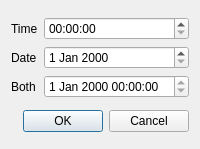
<?xml version="1.0" encoding="UTF-8"?>
<ui version="4.0">
 <class>Dialog</class>
 <widget class="QDialog" name="Dialog">
  <property name="geometry">
   <rect>
    <x>0</x>
    <y>0</y>
    <width>194</width>
    <height>149</height>
   </rect>
  </property>
  <property name="windowTitle">
   <string>Dialog</string>
  </property>
  <layout class="QVBoxLayout" name="verticalLayout">
   <item>
    <layout class="QGridLayout" name="gridLayout">
     <item row="0" column="0">
      <widget class="QLabel" name="label">
       <property name="text">
        <string>Time</string>
       </property>
      </widget>
     </item>
     <item row="0" column="1">
      <widget class="QTimeEdit" name="timeEdit"/>
     </item>
     <item row="1" column="0">
      <widget class="QLabel" name="label_2">
       <property name="text">
        <string>Date</string>
       </property>
      </widget>
     </item>
     <item row="1" column="1">
      <widget class="QDateEdit" name="dateEdit"/>
     </item>
     <item row="2" column="0">
      <widget class="QLabel" name="label_3">
       <property name="text">
        <string>Both</string>
       </property>
      </widget>
     </item>
     <item row="2" column="1">
      <widget class="QDateTimeEdit" name="dateTimeEdit">
       <property name="readOnly">
        <bool>true</bool>
       </property>
      </widget>
     </item>
    </layout>
   </item>
   <item>
    <widget class="QDialogButtonBox" name="buttonBox">
     <property name="standardButtons">
      <set>QDialogButtonBox::Cancel|QDialogButtonBox::Ok</set>
     </property>
    </widget>
   </item>
  </layout>
 </widget>
 <resources/>
 <connections/>
</ui>
